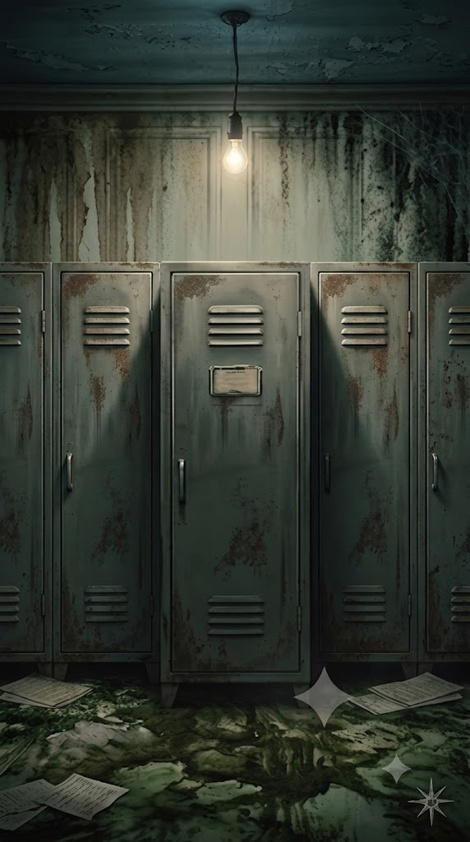
#> input picture data/image/38415cc9-ebd3-400b-b54c-c5ff8309f5f5.jpg, 470 x 842 px, shrunk from 572 x 1024 before the run; its folder holds only this picture in this run
$ python import_images.py ../data/image/38415cc9-ebd3-400b-b54c-c5ff8309f5f5.jpg
#> lines starting #> are read from the running program, lines starting #| are printed output that depends on the picture
#> in main, im is the input picture: PIL image 470x842 RGB; mean R, G, B 53, 58.9, 50
#!/usr/bin/env python3
# -*- coding: utf-8 -*-
"""
Gemini出力画像の取り込みツール — アムネジィ・ケース

data/image/ に置いた生成画像（jpg/png）を一括で：
  1) 右下の Gemini 透かし（星マーク）を、すぐ左の床をコピーして塗り消す
  2) PNG に変換
  3) ファイル名で振り分けて正しいフォルダへ配置
       r<番号>_<方角>[...]  -> assets/images/rooms/   (例: r1_north, r3_north_lit)
       item_*               -> assets/images/items/
       それ以外             -> assets/images/_staging/ (door_*, mem_*, bg_*, ED_*, title_* 等。
                                                        今のエンジンは未使用なので退避)

使い方（プロジェクト直下で）:
    python tools/import_images.py            # data/image/ の全画像を処理
    python tools/import_images.py --keep-watermark   # 透かしを消さずに変換だけ
    python tools/import_images.py --dry-run  # 実際には書き込まず、振り分け予定だけ表示

※ 元画像（data/image/）は消しません。出力先に同名があれば上書きします（git管理下なので復元可）。
※ 透かしの位置・大きさが違う時は下の WATERMARK_BOX を調整してください。
"""

import sys
import re
from pathlib import Path
from PIL import Image

# ── 設定 ──────────────────────────────────────────────
ROOT = Path(__file__).resolve().parent.parent
SRC_DIR = ROOT / "data" / "image"
ROOMS_DIR = ROOT / "assets" / "images" / "rooms"
ITEMS_DIR = ROOT / "assets" / "images" / "items"
STAGING_DIR = ROOT / "assets" / "images" / "_staging"  # 未使用アセットの退避先（pubspec未登録＝ビルドに含まれない）

# 透かし(星マーク)を覆う矩形。画像サイズに対する割合 [x0, y0, x1, y1]。右下を広めに。
WATERMARK_BOX = (0.80, 0.88, 1.00, 1.00)

# 部屋背景のファイル名パターン: r1_north / r12_south / r3_north_lit / r10_east_on など
ROOM_RE = re.compile(r"^r\d+_(north|east|south|west)(_[a-z0-9]+)?$", re.IGNORECASE)
ITEM_RE = re.compile(r"^item_", re.IGNORECASE)


def clean_watermark(img: Image.Image) -> Image.Image:
    """右下の透かし領域を、すぐ左の同じ高さ帯のピクセルで上書きして消す。"""
    img = img.convert("RGB")
    w, h = img.size
#> w = 470; h = 842
    fx0, fy0, fx1, fy1 = WATERMARK_BOX
    x0, y0, x1, y1 = int(w * fx0), int(h * fy0), int(w * fx1), int(h * fy1)
#> x0 = 376; y0 = 740; x1 = 470; y1 = 842
    box_w = x1 - x0
#> box_w = 94
    if box_w <= 0 or y1 - y0 <= 0:
        return img

    # コピー元 = 透かし矩形のすぐ左の同じ高さ帯
    src_x0 = max(0, x0 - box_w)
#> src_x0 = 282
    src_x1 = src_x0 + box_w
#> src_x1 = 376
    if src_x1 > x0:  # 画像が狭すぎて左に十分な帯が取れない場合はミラーで代用
        src_x0, src_x1 = 0, box_w
    patch = img.crop((src_x0, y0, src_x1, y1))
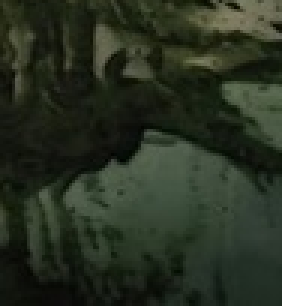
#> patch: PIL image 94x102 RGB (shown 3 times larger); mean R, G, B 39.8, 47.9, 33.3
    # 自然になじむよう左右反転して貼る（床の流れの不自然な反復を避ける）
    patch = patch.transpose(Image.FLIP_LEFT_RIGHT)
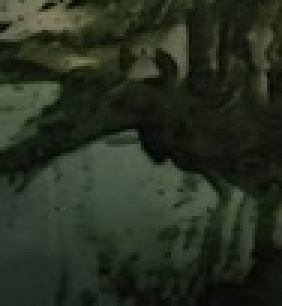
#> patch: PIL image 94x102 RGB (shown 3 times larger); mean R, G, B 39.8, 47.9, 33.3
    img.paste(patch, (x0, y0))
    return img


def dest_for(stem: str) -> Path:
    if ROOM_RE.match(stem):
        return ROOMS_DIR
    if ITEM_RE.match(stem):
        return ITEMS_DIR
    return STAGING_DIR


def main(argv):
    keep_wm = "--keep-watermark" in argv
    dry = "--dry-run" in argv

    if not SRC_DIR.is_dir():
        print(f"[!] ソースフォルダがありません: {SRC_DIR}")
        return 1

    exts = {".jpg", ".jpeg", ".png", ".webp"}
    files = sorted(p for p in SRC_DIR.iterdir()
                   if p.is_file() and p.suffix.lower() in exts and not p.name.startswith("_"))
    if not files:
        print(f"[i] 処理対象が見つかりません: {SRC_DIR}")
        return 0

    counts = {"rooms": 0, "items": 0, "staging": 0}
    for src in files:
        stem = src.stem.rstrip(". ")  # 末尾の余分なドット/空白を除去（例: "r4_east." -> "r4_east"）
        dest_dir = dest_for(stem)
        out = dest_dir / (stem + ".png")
        label = {ROOMS_DIR: "rooms", ITEMS_DIR: "items", STAGING_DIR: "staging"}[dest_dir]
        counts[label] += 1

        rel = out.relative_to(ROOT).as_posix()
        if dry:
            print(f"  {src.name:28s} -> {rel}")
            continue

        dest_dir.mkdir(parents=True, exist_ok=True)
        with Image.open(src) as im:
            im = im if keep_wm else clean_watermark(im)
            im.convert("RGB").save(out, "PNG")
        print(f"  [OK] {src.name:28s} -> {rel}")

    print("\n--- 集計 ---")
    print(f"  背景(rooms)   : {counts['rooms']}")
    print(f"  アイテム(items): {counts['items']}")
    print(f"  退避(_staging) : {counts['staging']}  (door_* 等・現エンジン未使用)")
    if dry:
        print("  ※ --dry-run のため書き込みは行っていません")
    return 0


if __name__ == "__main__":
    raise SystemExit(main(sys.argv[1:]))
#> (the program exits here)

$ run again, on data/image/4b932415-0465-4222-9bb3-e8125193af7e.jpg
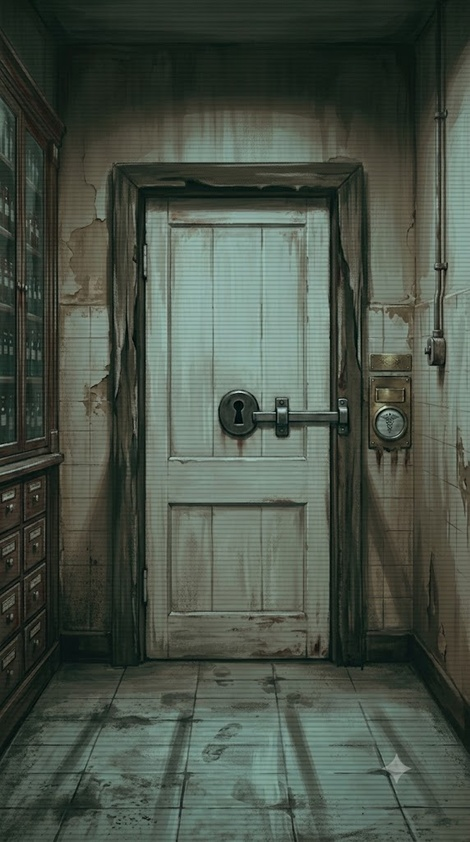
#> input picture data/image/4b932415-0465-4222-9bb3-e8125193af7e.jpg, 470 x 842 px, shrunk from 572 x 1024 before the run
#> in main, im is the input picture: PIL image 470x842 RGB; mean R, G, B 73.2, 82.7, 71.6
#> in clean_watermark, `patch = img.crop((src_x0, y0, src_x1, y1))`:
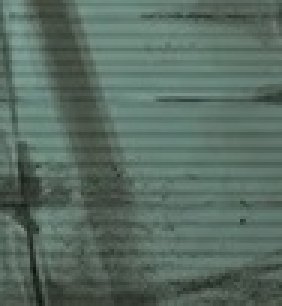
#> patch: PIL image 94x102 RGB (shown 3 times larger); mean R, G, B 88.8, 108.2, 98.2
#> in clean_watermark, `patch = patch.transpose(Image.FLIP_LEFT_RIGHT)`:
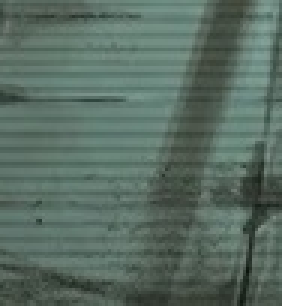
#> patch: PIL image 94x102 RGB (shown 3 times larger); mean R, G, B 88.8, 108.2, 98.2

$ run again, on data/image/ComfyUI_00001_.png
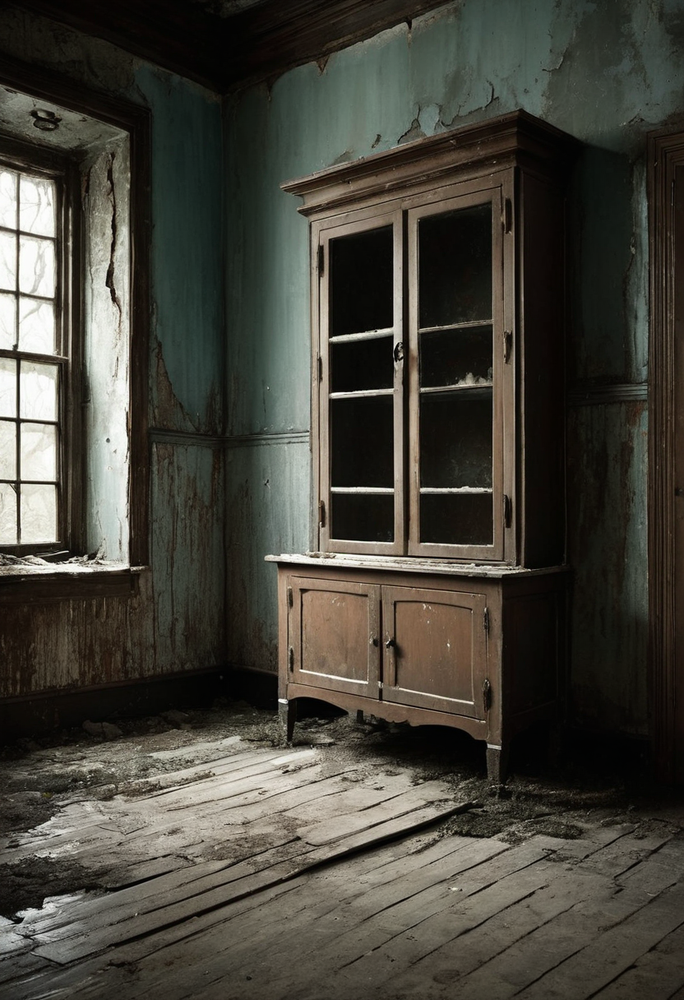
#> input picture data/image/ComfyUI_00001_.png, 684 x 1000 px, shrunk from 832 x 1216 before the run
#> in main, im is the input picture: PIL image 684x1000 RGB; mean R, G, B 69.7, 67.4, 58.7
#> in clean_watermark, `patch = img.crop((src_x0, y0, src_x1, y1))`:
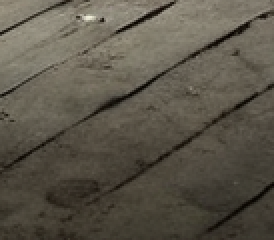
#> patch: PIL image 137x120 RGB (shown 2 times larger); mean R, G, B 91.2, 85.7, 73.6
#> in clean_watermark, `patch = patch.transpose(Image.FLIP_LEFT_RIGHT)`:
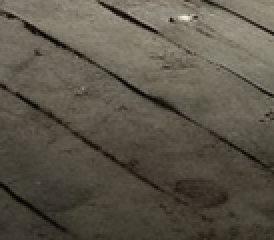
#> patch: PIL image 137x120 RGB (shown 2 times larger); mean R, G, B 91.2, 85.7, 73.6
